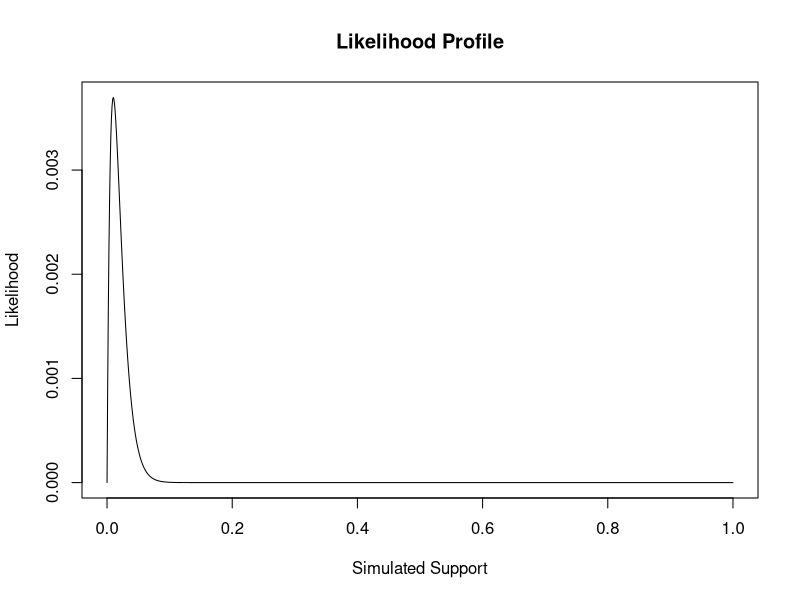

Source code (R):
## ---- chunk 1
set.seed(123)

obs_data <- rbinom(n = 100, size = 1, prob = .01)
head(obs_data)
tail(obs_data)
length(obs_data)
sum(obs_data)
## ---- chunk 2
myBernLH <- function(obs_data, theta){
  N <- length(obs_data)
  x <- sum(obs_data)
  LH <- (theta^x)* ((1-theta)^(N-x))
  return(LH)
}

#create grid
theta_sim <- seq(0, 1, length=1000)
#store the LH values
sim_lh <- myBernLH(obs_data, theta_sim)
#create the plot
head(theta_sim)
tail(sim_lh)
plot(theta_sim, sim_lh, type = "l", main = "Likelihood Profile", xlab = "Simulated Support", ylab = "Likelihood")
